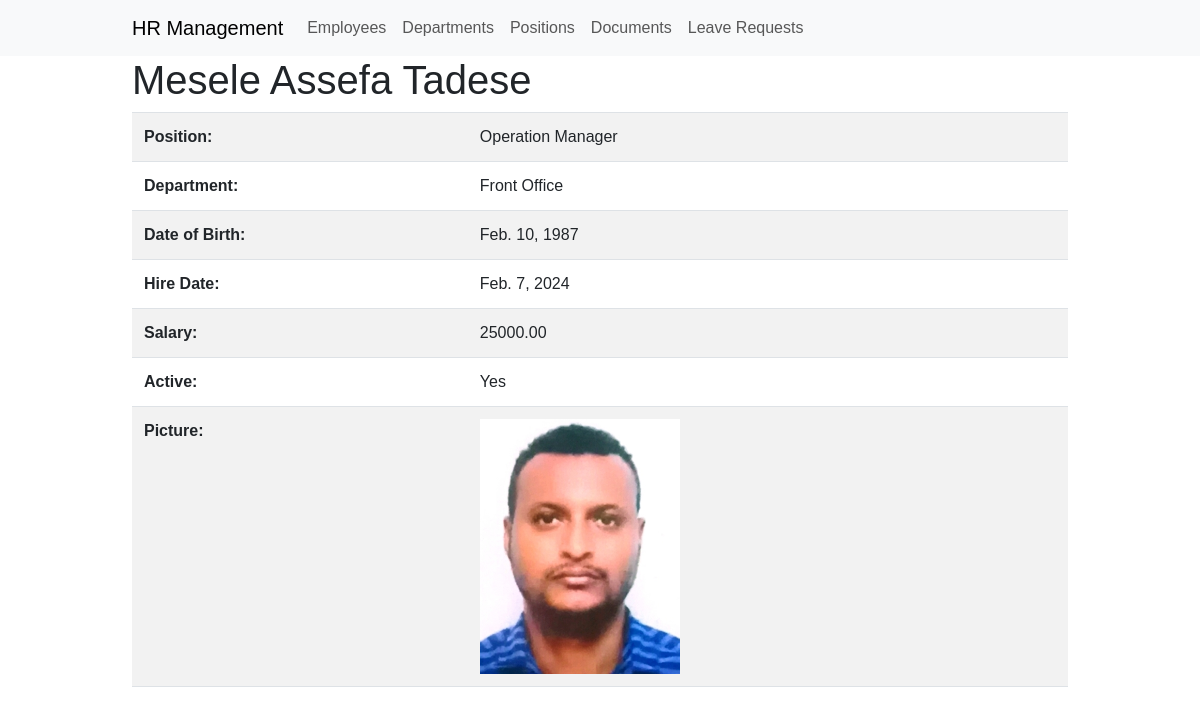
/employees/detail/2/, run on an earlier commit of the app's database.
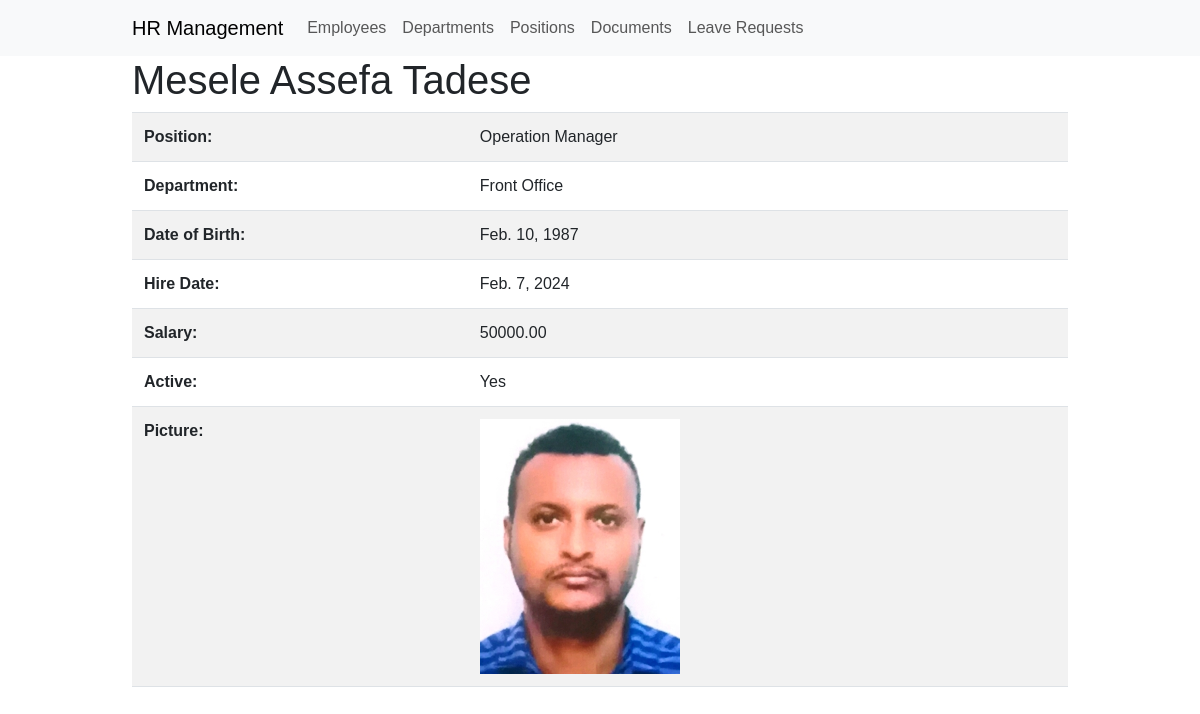
And on a later commit of the database.
### employee_management/models.py (models this page shows, shortened)
class Employee(models.Model):
    first_name = models.CharField(max_length=50)
    middle_name = models.CharField(max_length=50, null=True, blank=True)
    last_name = models.CharField(max_length=50)
    email = models.EmailField()
    department = models.ForeignKey(Department, on_delete=models.CASCADE)
    position = models.ForeignKey(Position, on_delete=models.CASCADE)
    date_of_birth = models.DateField()
    hire_date = models.DateField()
    salary = models.DecimalField(max_digits=10, decimal_places=2)
    is_active = models.BooleanField(default=True)
    picture = models.ImageField(upload_to='employee_pictures/', null=True, blank=True)
    """  def __init__(self, *args, **kwargs):
        super().__init__(*args, **kwargs)
        self.fields['picture'].widget.attrs.update({'class': 'form-control-file'}) """

class Position(models.Model):
    name = models.CharField(max_length=50)
    def __str__(self):
        return self.name

class Department(models.Model):
    name = models.CharField(max_length=50)
    def __str__(self):
        return self.name

### employee_management/views.py (the view)
# urls.py: path('employees/detail/<int:pk>/', employee_detail, name='employee_detail'),
def employee_detail(request, pk):
    employee = get_object_or_404(Employee, pk=pk)
    return render(request, 'employee_detail.html', {'employee': employee})

### employee_management/templates/employee_detail.html (shortened to what this page needs)
{% extends 'base.html' %}
{% block content %}
<h1>{{ employee.first_name }} {{ employee.middle_name }} {{ employee.last_name }}</h1>
<table class="table table-striped">
    <tbody>
        <tr>
            <th>Position:</th>
            <td>{{ employee.position }}</td>
        </tr>
        <tr>
            <th>Department:</th>
            <td>{{ employee.department }}</td>
        </tr>
        <tr>
            <th>Date of Birth:</th>
            <td>{{ employee.date_of_birth }}</td>
        </tr>
        <tr>
            <th>Hire Date:</th>
            <td>{{ employee.hire_date }}</td>
        </tr>
        <tr>
            <th>Salary:</th>
            <td>{{ employee.salary }}</td>
        </tr>
        <tr>
            <th>Active:</th>
            <td>{% if employee.is_active %}Yes{% else %}No{% endif %}</td>
        </tr>
        <tr>
            <th>Picture:</th>
            <td>
                {% if employee.picture %}
                <img src="{{ employee.picture.url }}" alt="Employee Picture" width="200">
                {% else %}
                No Picture
                {% endif %}
            </td>
        </tr>
    </tbody>
</table>
{% endblock %}

What changed in the data, as far as the page shows it:
changed Employee "Mesele": salary "25000.00" → "50000.00"
